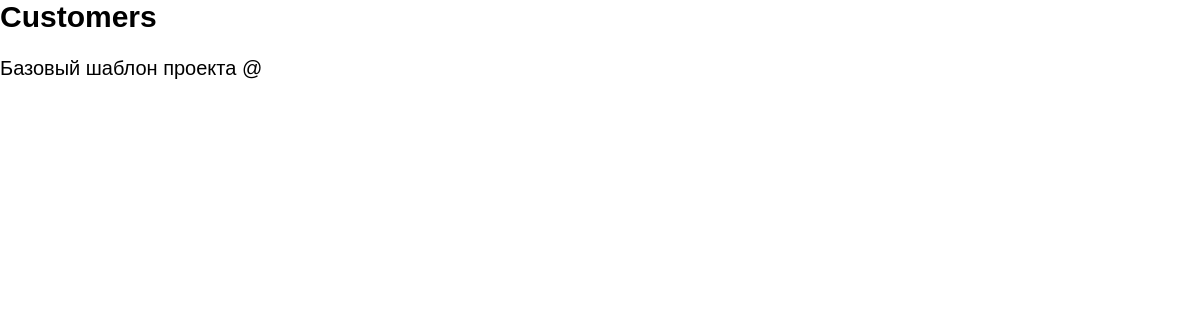
The app's page /onlineshop/customers/, older data.
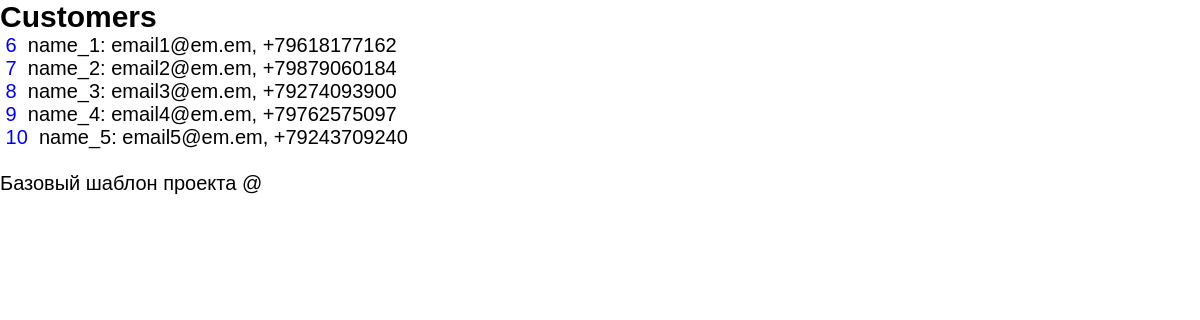
The same page, newer data.
### onlineshop/models.py (models this page shows)
class Customer(models.Model):
    name = models.CharField(max_length=100)
    email = models.EmailField(max_length=100)
    phone = models.CharField(max_length=20)
    address = models.CharField(max_length=200)
    date_registered = models.DateField(auto_now_add=True)
    def __str__(self):
        return f'{self.name}: {self.email}, {self.phone}    '

### onlineshop/views.py (the view)
# urls.py: path('customers/', customers, name='customers'),
def customers(request):
    logger.info(f'{request} request received')
    customers = Customer.objects.all()
    context = {'title': 'Customers',
               'name': 'customer_orders',
               'items': customers}
    return render(request, 'onlineshop/items.html', context)

### onlineshop/templates/onlineshop/items.html (shortened to what this page needs)
{% extends 'base.html' %}
{% block content %}
    <h2>{{ title }}</h2>
    <ul>
        {% for item in items %}
            <li>
                <a href="{% url name item.id %}">
                    &nbsp;{{ item.id }}&nbsp;</a>
                {{ item }}
            </li>
        {% endfor %}
    </ul>
{% endblock %}

Row changes from the older to the newer data that the page shows:
added Customer: id "6", name+email+phone "name_1: email1@em.em, +79618177162"
added Customer: id "7", name+email+phone "name_2: email2@em.em, +79879060184"
added Customer: id "8", name+email+phone "name_3: email3@em.em, +79274093900"
added Customer: id "9", name+email+phone "name_4: email4@em.em, +79762575097"
added Customer: id "10", name+email+phone "name_5: email5@em.em, +79243709240"
